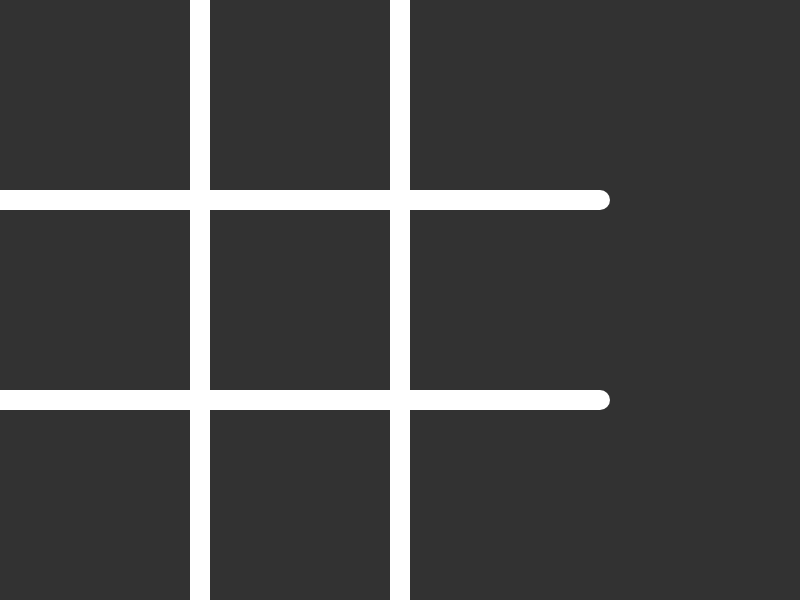
Frame 1 (no input)
Frame 60 (no input): identical to frame 1, image omitted
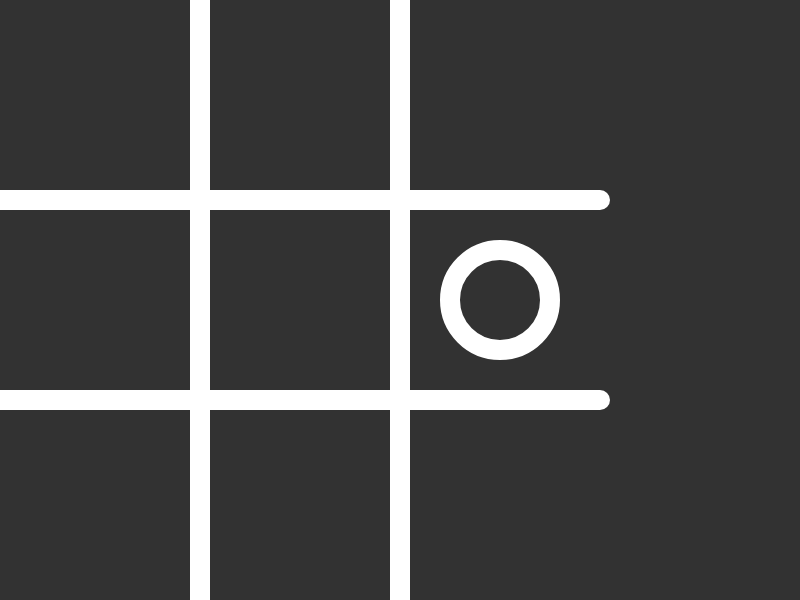
Frame 120 (the mouse pressed at the canvas centre since frame 60)

The p5.js sketch that drew these frames (run headless with seeded random() and noise() and a simulated clock; from frame 60 on, the mouse is pressed at the canvas centre):

// p5.js sketch
// ── sketch.js
let count=0;
let tab=[];
let button;
function setup() {
  createCanvas(800,600);
tab = [
  [-1,-1,-1],
  [-1,-1,-1],
  [-1,-1,-1],
]
button = createButton('reset')
button.position(20,height+20);
button.mousePressed(reset)
}

function draw() {
  background(50)
drawTable()
drawLines()
}

function reset() {
  count=0
  for(let i=0;i<tab.length;i++) {
    for(let j=0;j<tab[i].length;j++) {
      tab[i][j]=-1;
    }
  }
}

function drawTable() {
  for(let i=0;i<tab.length;i++) {
    for(let j=0;j<tab[i].length;j++) {
      if(tab[i][j]==0)
      drawEllipse(j,i)
      if(tab[i][j]==1)
      drawCross(j,i)
  }
}
}
function drawCross(x,y) {
  let x1 = x*200+100;
  let y1 = y*200+100;
  stroke(255)
  strokeWeight(20)
  line(x1,y1,x1+50,y1+50)
  line(x1,y1,x1-50,y1+50)
  line(x1,y1,x1+50,y1-50)
  line(x1,y1,x1-50,y1-50)
}
function drawEllipse(x,y) {
  let x1 = x*200+100;
  let y1 = y*200+100;
  stroke(255)
  strokeWeight(20)
  noFill()
  ellipse(x1,y1,100,100)
}
function drawLines() {
  stroke(255)
  strokeWeight(20)
  line(200,0,200,600)
  line(400,0,400,600)
  line(0,200,600,200)
  line(0,400,600,400)
}
function mousePressed() {
  //parzysty - kólko, nieprzarzysty - krzyżyk
  let temp=-1;
  if(count%2==0)
  temp=0
  else temp=1

if(mouseX<200) {
  if(mouseY<200)
    tab[0][0]=temp
    else if(mouseY<400)
      tab[1][0]=temp
      else if(mouseY<600)
        tab[2][0]=temp
}
else if(mouseX<400) {
  if(mouseY<200)
    tab[0][1]=temp
    else if(mouseY<400)
      tab[1][1]=temp
      else if(mouseY<600)
        tab[2][1]=temp
}
else if(mouseX<600) {
  if(mouseY<200)
    tab[0][2]=temp
    else if(mouseY<400)
      tab[1][2]=temp
      else if(mouseY<600)
        tab[2][2]=temp
}
count++;
}
